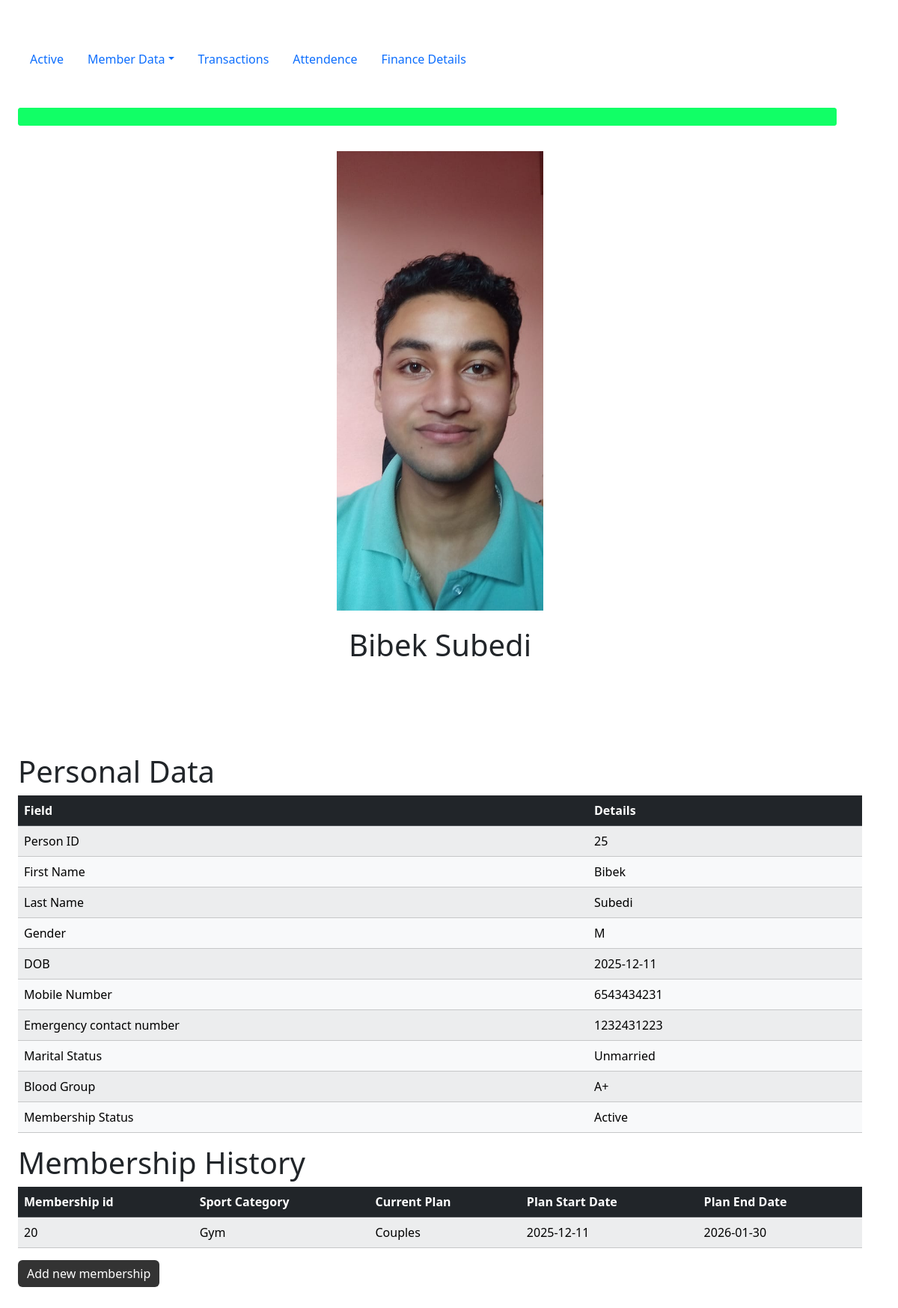
Screenshot of /fetch_data?member_id=25 with the database file from the repository.
### tables this page shows
CREATE TABLE persons(
    person_id INTEGER, /*primary key for  member*/
    first_name TEXT,
    last_name TEXT,
    photo TEXT, /* passport size photo name, which will be stored in /static/uploads */
    gender VARCHAR(1),/* M or F or O (Male, Female, Other) */
    dob DATE,
    temporary_address TEXT,
    permanent_address TEXT,
    mobile_number TEXT,
    occupation TEXT,
    emergency_number TEXT,
    married INTEGER, /* 0 for unmarried 1 for married*/
    blood_group TEXT,
    PRIMARY KEY (person_id) /* Automatically increments the id for new record in the table */
);

CREATE TABLE memberships(
    membership_id INTEGER,
    sport_category TEXT,
    current_plan TEXT,
    plan_start_date DATE,
    plan_end_date DATE,
    member_id INTEGER,
    FOREIGN KEY (member_id) REFERENCES members(member_id)
    PRIMARY KEY(membership_id)
);

### app.py (the view)
@app.route("/fetch_data")
def fetch_data():
    id_in_url = request.args.get('member_id')
    details = db.execute("SELECT * FROM persons WHERE persons.person_id = ?", id_in_url)[0]
    ongoing_plans = db.execute("SELECT * FROM memberships WHERE member_id = ?", id_in_url)
    plan_ongoing = False
    if(len(ongoing_plans) != 0):
        plan_ongoing = True
    return render_template("fetch_data.html", current_page="member_data", details=details, plan_ongoing=plan_ongoing, ongoing_plans=ongoing_plans)

### templates/fetch_data.html (shortened to what this page needs)
{% extends "template.html" %}
{% block body %}
    <div class="container center">
        <br>
        <img src='static/uploads/{{details["photo"]}}' class="profile_photo"/>
    </div>
    <div class="center separate">
        <h1>{{details["first_name"]}} {{details["last_name"]}}</h1>
    </div>
    <h1>Personal Data</h1>
    <table class="table table-striped">
            <thead class="table-dark">
                <tr>
                        <th>Field</th>
                        <th>Details</th>
                </tr>
            </thead>
            <tbody class="table-light">
                    <tr>
                        <td>Person ID</td>
                        <td data-id="{{details['person_id']}}" id="fetched_person_id">{{details["person_id"]}}</td>
                    </tr>
                    <tr>
                        <td>First Name</td>
                        <td>{{details["first_name"]}}</td>
                    </tr>
                    <tr>
                        <td>Last Name</td>
                        <td>{{details["last_name"]}}</td>
                    </tr>
                    <tr>
                        <td>Gender</td>
                        <td>{{details["gender"]}}</td>
                    </tr>
                    <tr>
                        <td>DOB</td>
                        <td>{{details["dob"]}}</td>
                    </tr>
                     <tr>
                        <td>Mobile Number</td>
                        <td>{{details["mobile_number"]}}</td>
                    </tr>
                     <tr>
                        <td>Emergency contact number</td>
                        <td>{{details["emergency_number"]}}</td>
                    </tr>
                     <tr>
                        <td>Marital Status</td>
                        <td>
                            {% if details["married"] %}
                                Married
                            {% else %}
                                Unmarried
                            {% endif %}
                    </tr>
                     <tr>
                        <td>Blood Group</td>
                        <td>{{details["blood_group"]}}</td>
                    </tr>
                    <tr>
                        <td>Membership Status</td>
                        <td>{% if plan_ongoing %} Active {% else %} Inactive {% endif %}</td>
                    </tr>
            </tbody>
    </table>
    {% if plan_ongoing %}
        <h1>Membership History</h1>
        <div>
            <table class="table table-striped">
                <thead class="table-dark">
                    <th>Membership id</th>
                    <th>Sport Category</th>
                    <th>Current Plan</th>
                    <th>Plan Start Date</th>
                    <th>Plan End Date</th>
                </thead>
                <tbody class="table-light" id="membership_list_table">
                    {% for plan in ongoing_plans %}
                    <tr>
                        <td>{{plan.membership_id}}</td>
                        <td>{{plan.sport_category}}</td>
                        <td>{{plan.current_plan}}</td>
                        <td>{{plan.plan_start_date}}</td>
                        <td>{{plan.plan_end_date}}</td>
                    </tr>
                    {% endfor %}
                </tbody>
            </table>
        </div>
    {% endif %}
    <button id="membership_renewer" class="black-button btn btn-primary mb-3 d-flex align-items-center gap-3">Add new membership</button>
{% endblock %}

### static/main.css (style rules this page uses)
body { padding: 1%; }
body { margin: 2% 3% 4% 1%; }
.profile_photo { height: 25%; width: 25%; }
.center { display: flex; align-items: center; justify-content: center; }
.separate { margin-top: 2%; margin-bottom: 10%; }
.black-button { background: #333; border: #333; }

### rows the page displays
persons: photo (picture), first_name "Bibek", last_name "Subedi", person_id "25", gender "M", dob "2025-12-11", mobile_number "6543434231", emergency_number "1232431223", blood_group "A+"
memberships: membership_id "20", sport_category "Gym", current_plan "Couples", plan_start_date "2025-12-11", plan_end_date "2026-01-30"
